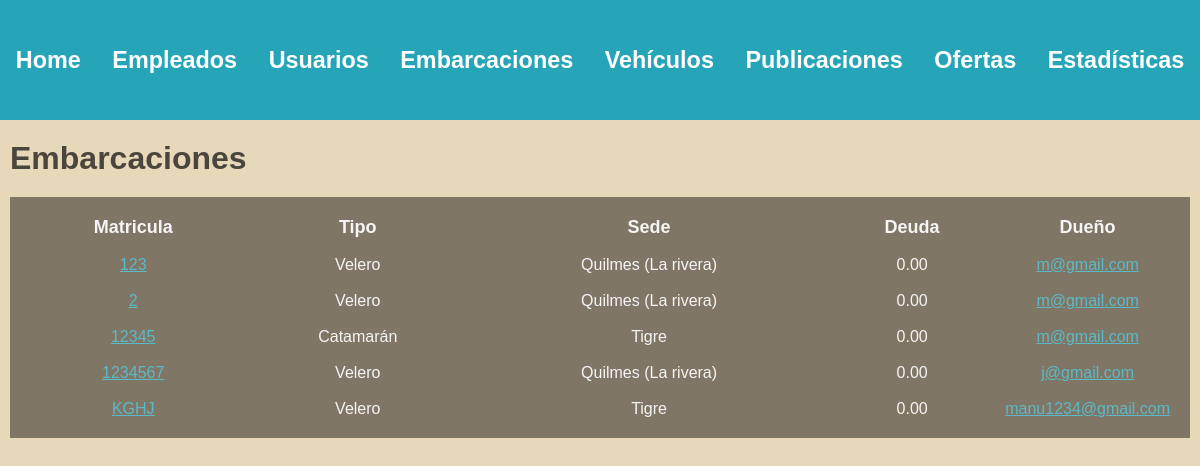
The app's page /administracion/embarcaciones/ (signed in), older data.
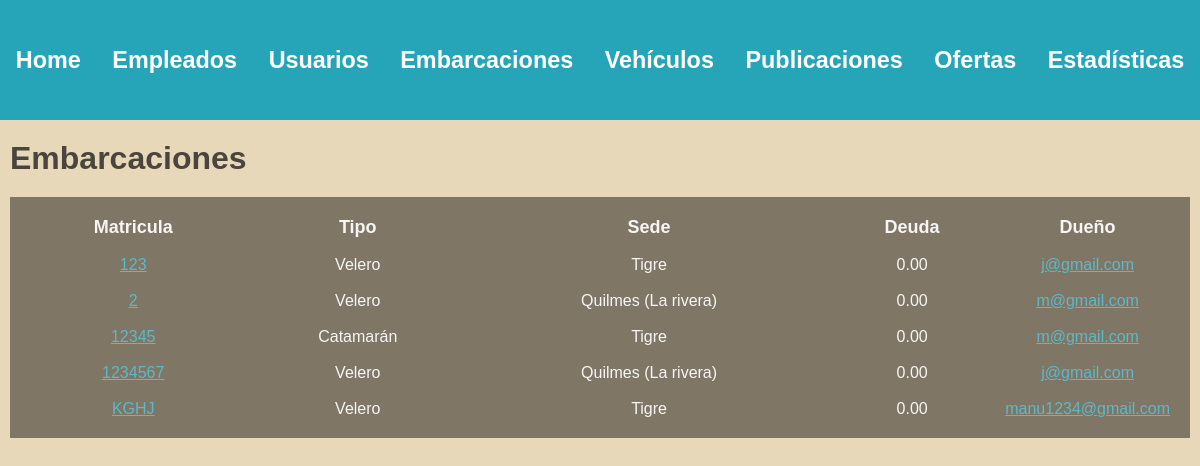
The same page, newer data.
### embarcaciones/models.py (models this page shows)
class Embarcacion(models.Model):
    matricula = models.CharField(max_length=100, unique=True)
    modelo = models.CharField(max_length=100)
    tipo = models.ForeignKey(TipoEmbarcacion, on_delete=models.SET_NULL, null=True)
    m_eslora = models.DecimalField(max_digits=5, decimal_places=2)
    m_manga = models.DecimalField(max_digits=5, decimal_places=2)
    m_calado = models.DecimalField(max_digits=5, decimal_places=2)
    motor = models.BooleanField(default=False)
    deuda = models.DecimalField(max_digits=10, decimal_places=2, default=0)
    sede = models.ForeignKey(Sede, on_delete=models.SET_NULL, null=True)
    dueño = models.ForeignKey(Usuario, on_delete=models.CASCADE)

class TipoEmbarcacion(models.Model):
    clase= models.CharField(max_length=50, unique=True)

### empleados/models.py (models this page shows)
class Sede(models.Model):
    nombre = models.CharField(max_length=100, unique=True)

### usuarios/models.py (models this page shows, shortened)
class Usuario(AbstractBaseUser, PermissionsMixin):
    nombre = models.CharField(max_length=50)
    apellido = models.CharField(max_length=50)
    fecha_nacimiento = models.DateField()
    telefono = models.CharField(max_length=13)
    mail = models.EmailField(max_length=50, unique=True)
    password = models.CharField(max_length=128)
    is_staff= models.BooleanField(default=False)
    is_blocked= models.BooleanField(default=False)
    USERNAME_FIELD = 'mail'
    REQUIRED_FIELDS = ['nombre', 'apellido', 'fecha_nacimiento', 'telefono']

### administrador/views.py (the view)
# urls.py: path('', include('embarcaciones.urls')),
def embarcaciones(request):
    user = request.user
    if not user.is_superuser:
        return redirect('home')
    embarcaciones = Embarcacion.objects.exclude(matricula__startswith='*')
    return render(request, 'boats.html', {'embarcaciones' : embarcaciones})

### autenticacion/backend.py (called while the page is built)
    def get_user(self, user_id):
        UserModel = get_user_model()
        try:
            return UserModel.objects.get(pk=user_id)
        except UserModel.DoesNotExist:
            return None

### administrador/templates/boats.html (shortened to what this page needs)
{% extends 'layouts/navbar.html' %}
{% block content %}
<div class="header">
    <h1>Embarcaciones</h1>
</div>
{% if embarcaciones %}
    <table>
        <thead>
            <tr>
                <th>Matricula</th>
                <th>Tipo</th>
                <th>Sede</th>
                <th>Deuda</th>
                <th>Dueño</th>
            </tr>
        </thead>
        <tbody>
            {% for embarcacion in embarcaciones %}
                <tr>
                    <td>
                        <a href="{% url 'ver detalle embarcacion' embarcacion.id 0 %}"> {{embarcacion.matricula}} </a>
                    </td>
                    <td>{{embarcacion.tipo.clase}}</td>
                    <td>{{embarcacion.sede.nombre}}</td>
                    <td>{{embarcacion.deuda}}</td>
                    <td>
                        <a href="{% url 'ver perfil' embarcacion.dueño.id %}"> {{embarcacion.dueño}} </a>
                    </td>
                </tr>
            {% endfor %}
        </tbody>
    </table>
{% else %}
    <h3>No existen embarcaciones en la plataforma.</h3>
{% endif %}
{% endblock %}

Row changes from the older to the newer data that the page shows:
changed Embarcacion (number 1 of 5 on the later page): sede.nombre "Quilmes (La rivera)" → "Tigre"; dueño "m@gmail.com" → "j@gmail.com"
